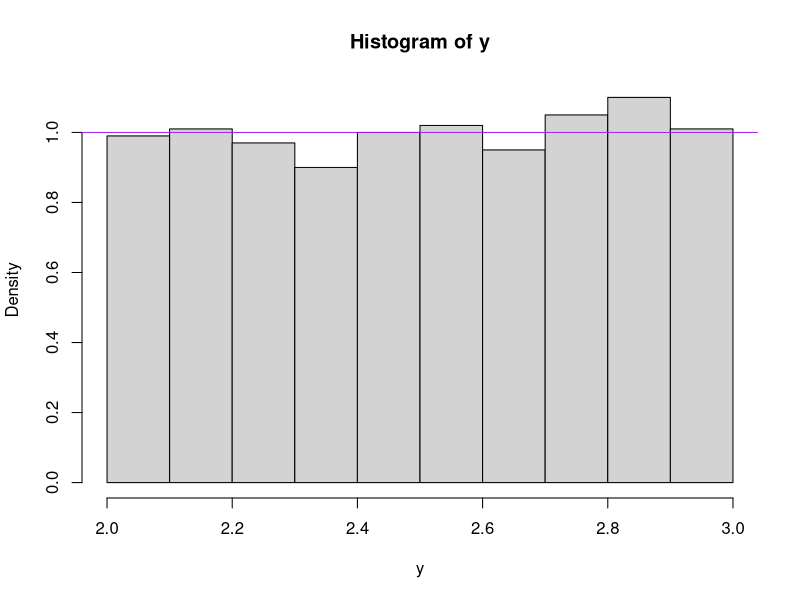
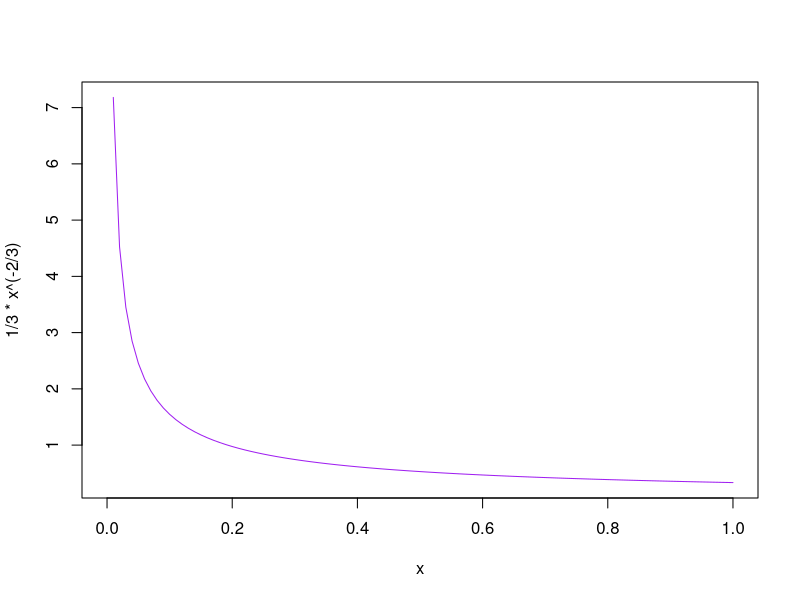
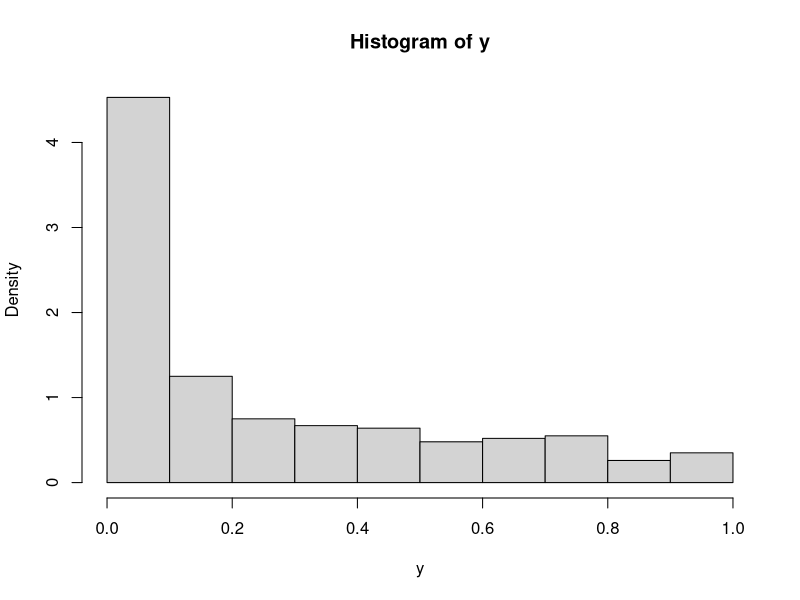
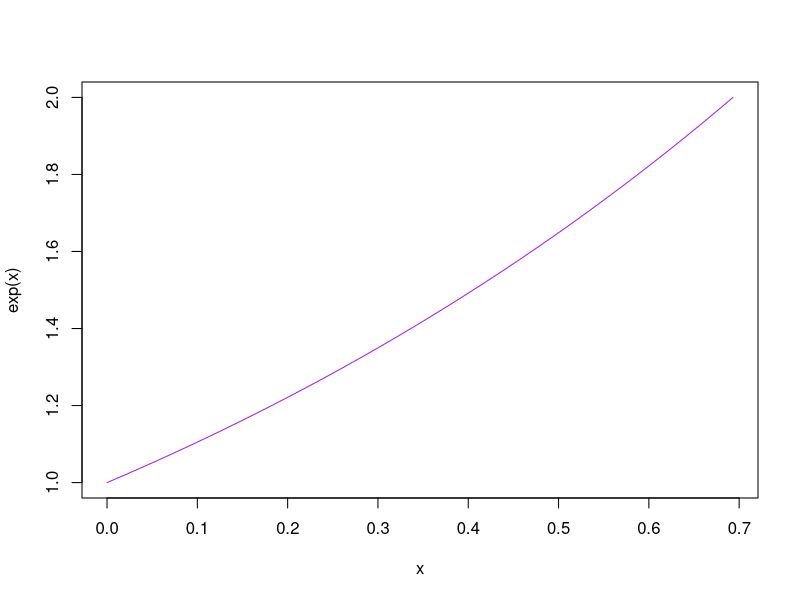
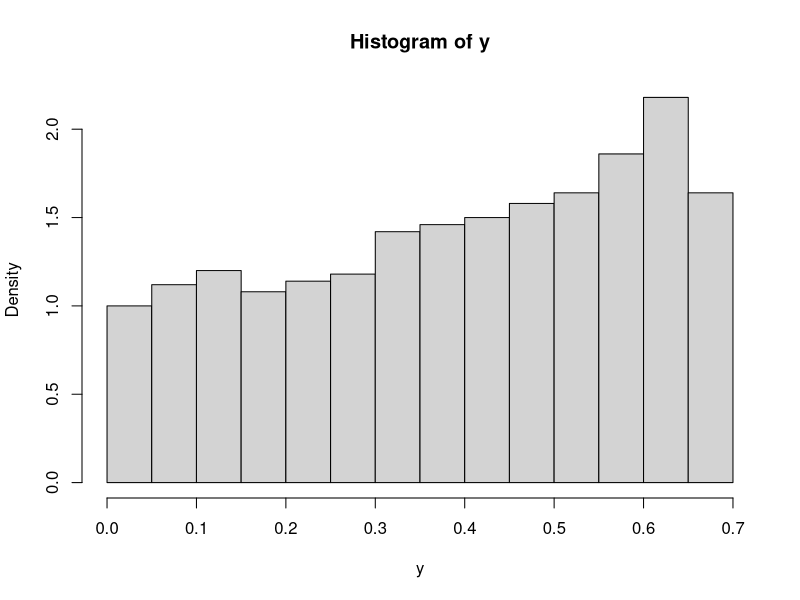
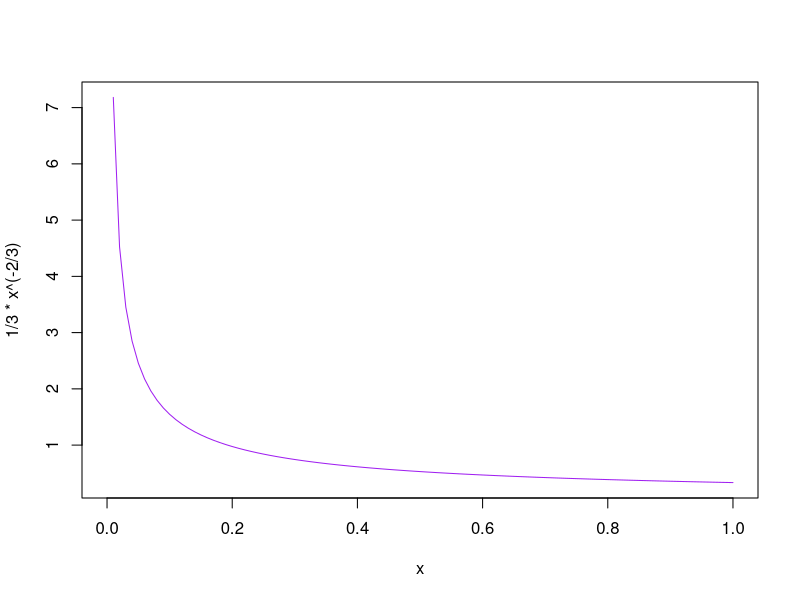
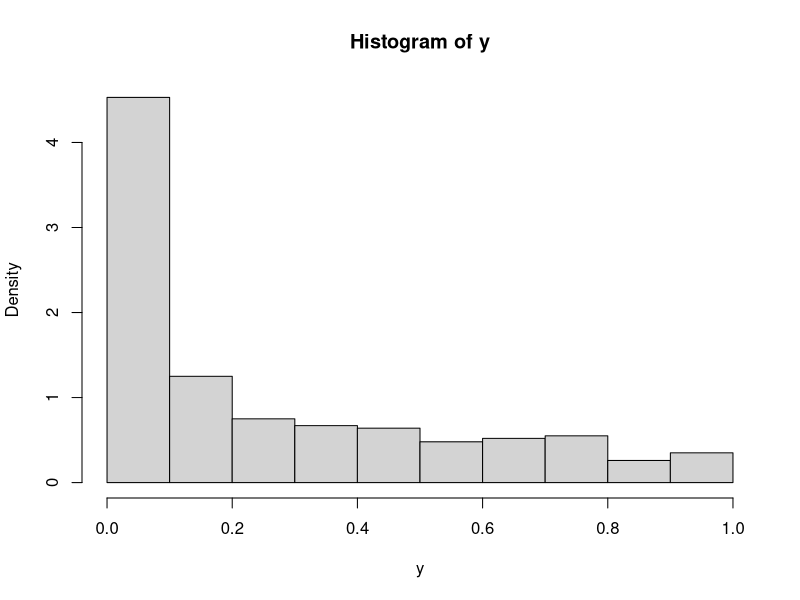

These figures' R source, in order:
## ---- chunk 1
p <- 0.5
# Binomial distribution
dbinom(4, size = 7, prob = p) + dbinom(5, size = 7, prob = p) +
  dbinom(6, size = 7, prob = p) + dbinom(7, size = 7, prob = p)
## ---- chunk 2
p <- 0.6
dbinom(4, size = 7, prob = p) + dbinom(5, size = 7, prob = p) +
  dbinom(6, size = 7, prob = p) + dbinom(7, size = 7, prob = p)
## ---- chunk 3
p <- 0.7
dbinom(4, size = 7, prob = p) + dbinom(5, size = 7, prob = p) +
  dbinom(6, size = 7, prob = p) + dbinom(7, size = 7, prob = p)
## ---- chunk 4
p <- 0.6
n = 10
dbinom(4, size = n, prob = p) + dbinom(5, size = n, prob = p) +
  dbinom(6, size = n, prob = p) + dbinom(7, size = n, prob = p) +
  dbinom(8, size = n, prob = p) + dbinom(9, size = n, prob = p) +
  dbinom(10, size = n, prob = p)
## ---- chunk 5
# Q1 a
set.seed(19)
u <- runif(1000, 0, 1)
y <- u + 2
hist(y, freq = FALSE)
abline(1, 0, col = "purple")
## ---- chunk 6
# Q1 b
set.seed(19)
u <- runif(1000, 0, 1)
y <- u^3
curve(expr = 1 / 3 * x^(-2 / 3), from = 0, to = 1, col = "purple")
hist(y, freq = FALSE)
## ---- chunk 7
# Q2 a
set.seed(19)
u <- runif(1000, 0, 1)
y <- log(u + 1)
curve(expr = exp(x), from = 0, to = log(2), col = "purple")
hist(y, freq = FALSE)
## ---- chunk 8
# Q2 b
set.seed(19)
u <- runif(1000, 0, 1)
y <- u^3
curve(expr = 1 / 3 * x^(-2 / 3), from = 0, to = 1, col = "purple")
hist(y, freq = FALSE)
